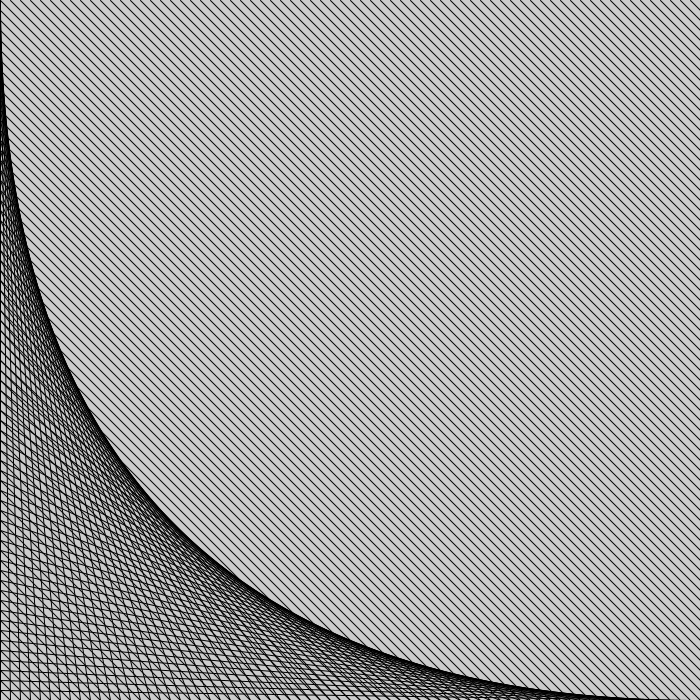
Frame 1 (no input)
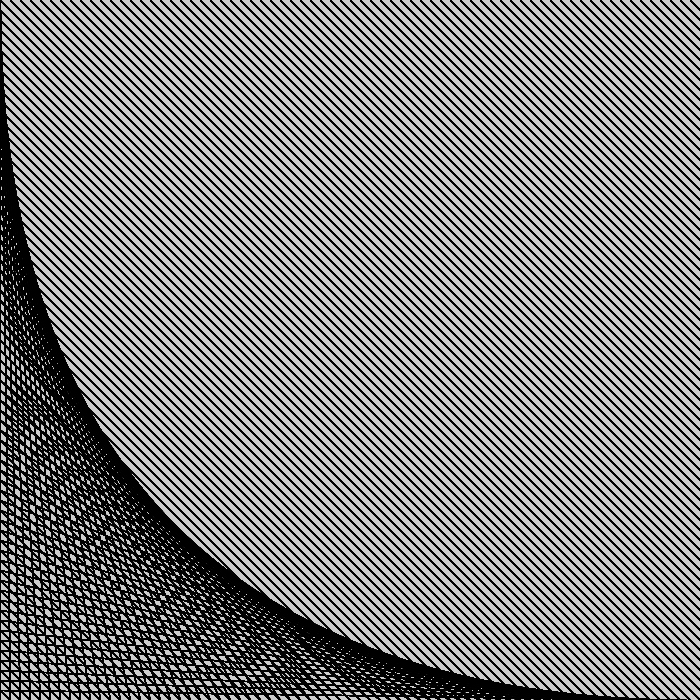
Frame 60 (the mouse pressed at the canvas centre just before this capture)
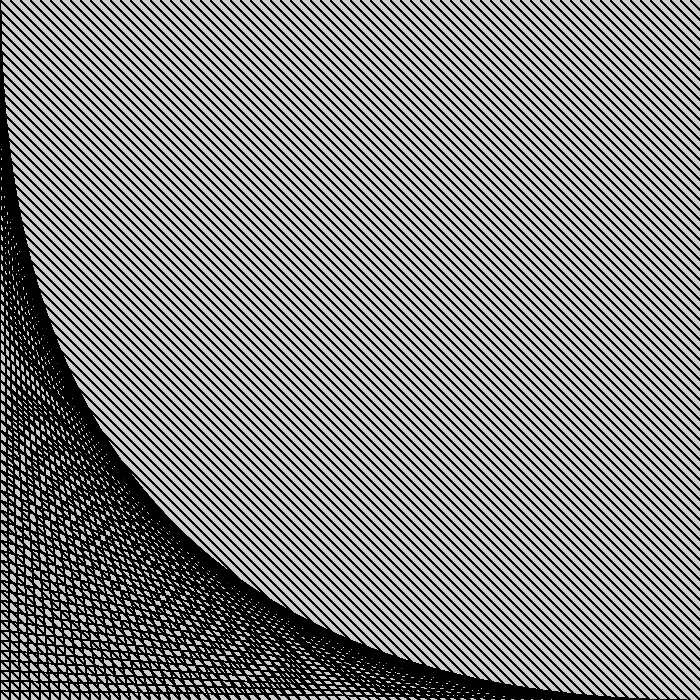
Frame 120 (the mouse held since frame 60 and released just before this capture)

The Processing sketch that drew these frames (run headless with seeded random() and noise(); from frame 60 on, the mouse is pressed at the canvas centre):

// Processing sketch: Week_5_For_loop
// ── Week_5_For_loop.pde
void setup() {
  size(700, 700);
}



void draw() {
  //this takes care of the first part
  //start at 0, go until you reach the end
  //of the screen, increment by 10 each time
  /*for (int i = 0; i < width * 2; i += 10) {
    line(i, 0, 0, i);
  }*/
  for (int i = -width; i < width * 2; i+=10) {
    line(i, 0, width, width-i);
    line(i, width, 0, i);
  }
}
